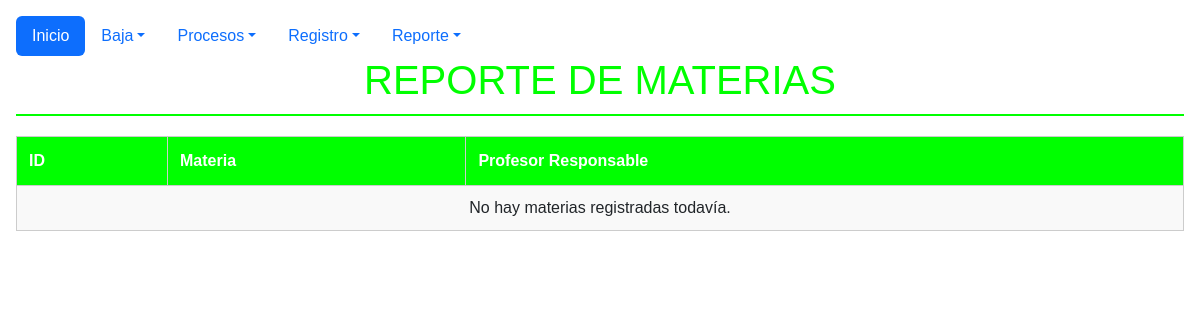
The page /Escuela/reportes/rep_materias.php on the database as committed earlier.
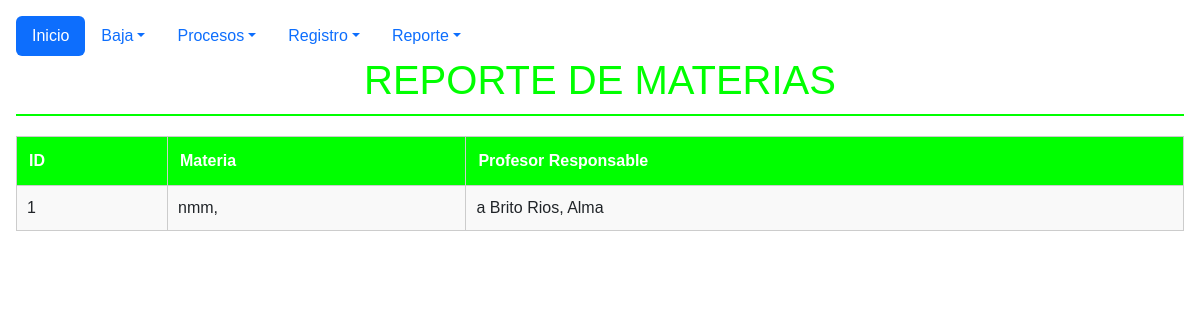
The same page on the database as committed later.
### tables this page shows
CREATE TABLE `materias` (
  `id_mat` int(11) NOT NULL,
  `descripcion` varchar(100) NOT NULL,
  `id_prof` int(11) NOT NULL,
  `estatus` int(11) DEFAULT 1
);

### Escuela/reportes/rep_materias.php (the view, shortened to what this page needs)
<?php
$servidor = "localhost";
$usuario = "root";
$clave = "";
$base = "Escuela";
$conexion = mysqli_connect($servidor, $usuario,$clave);
mysqli_query($conexion, "CREATE DATABASE IF NOT EXISTS `$base` DEFAULT CHARACTER SET utf8mb4 COLLATE utf8mb4_general_ci");
mysqli_select_db($conexion,$base);
mysqli_query($conexion, "CREATE TABLE IF NOT EXISTS profesores (
    id_prof INT AUTO_INCREMENT PRIMARY KEY,
    nom_prof VARCHAR(100) NOT NULL,
    apaterno_prof VARCHAR(100) NOT NULL,
    amaterno_prof VARCHAR(100) NOT NULL
)");
mysqli_query($conexion, "CREATE TABLE IF NOT EXISTS materias (
    id_mat INT AUTO_INCREMENT PRIMARY KEY,
    descripcion VARCHAR(150) NOT NULL,
    id_prof INT NOT NULL,
    FOREIGN KEY (id_prof) REFERENCES profesores(id_prof)
)");
$materias = mysqli_query($conexion, "SELECT m.*, CONCAT(p.apaterno_prof,' ',p.amaterno_prof,', ',p.nom_prof) AS profesor FROM materias m JOIN profesores p ON m.id_prof=p.id_prof ORDER BY descripcion");
?>
<!DOCTYPE html>
<html lang="es">
  <head>
    <link href="https://cdn.jsdelivr.net/npm/bootstrap@5.3.8/dist/css/bootstrap.min.css" rel="stylesheet"/>
    <link href="https://getbootstrap.com/docs/5.3/assets/css/docs.css" rel="stylesheet"/>
  </head>
  <body class="p-3 m-0 border-0 bd-example m-0 border-0">
    <ul class="nav nav-pills">
      <li class="nav-item">
        <a class="nav-link active" aria-current="false" href="../index.php">Inicio</a>
      </li>
      <li class="nav-item dropdown">
        <a
          class="nav-link dropdown-toggle" data-bs-toggle="dropdown" href="#" role="button" aria-expanded="false"
          >Baja</a>
      </li>
      <li class="nav-item dropdown">
        <a
          class="nav-link dropdown-toggle" data-bs-toggle="dropdown" href="#" role="button" aria-expanded="false"
          >Procesos</a>
      </li>
        <li class="nav-item dropdown">
        <a
          class="nav-link dropdown-toggle" data-bs-toggle="dropdown" href="#" role="button" aria-expanded="false"
          >Registro</a>
      </li>
      <li class="nav-item dropdown">
        <a
          class="nav-link dropdown-toggle" data-bs-toggle="dropdown" href="#" role="button" aria-expanded="false"
          >Reporte</a>
      </li>
    </ul>
  </body>
</html>
<html>
<head>
</head>
<body>
<h1>REPORTE DE MATERIAS</h1>
<table>
    <tr>
        <th>ID</th>
        <th>Materia</th>
        <th>Profesor Responsable</th>
    </tr>
    <?php if($materias && mysqli_num_rows($materias) > 0): ?>
        <?php while($m = mysqli_fetch_assoc($materias)): ?>
        <tr>
            <td><?=$m['id_mat']?></td>
            <td><?=$m['descripcion']?></td>
            <td><?=$m['profesor']?></td>
        </tr>
        <?php endwhile; ?>
    <?php else: ?>
        <tr>
            <td colspan='3' style='text-align:center;'>No hay materias registradas todavía.</td>
        </tr>
    <?php endif; ?>
</table>
</body>
</html>

Rows that differ between the two databases and show on the page:
added materias: id_mat "1", descripcion "nmm,", profesor "a Brito Rios, Alma"
Other text that changed with them:
text no longer shown: "No hay materias registradas todavía."
